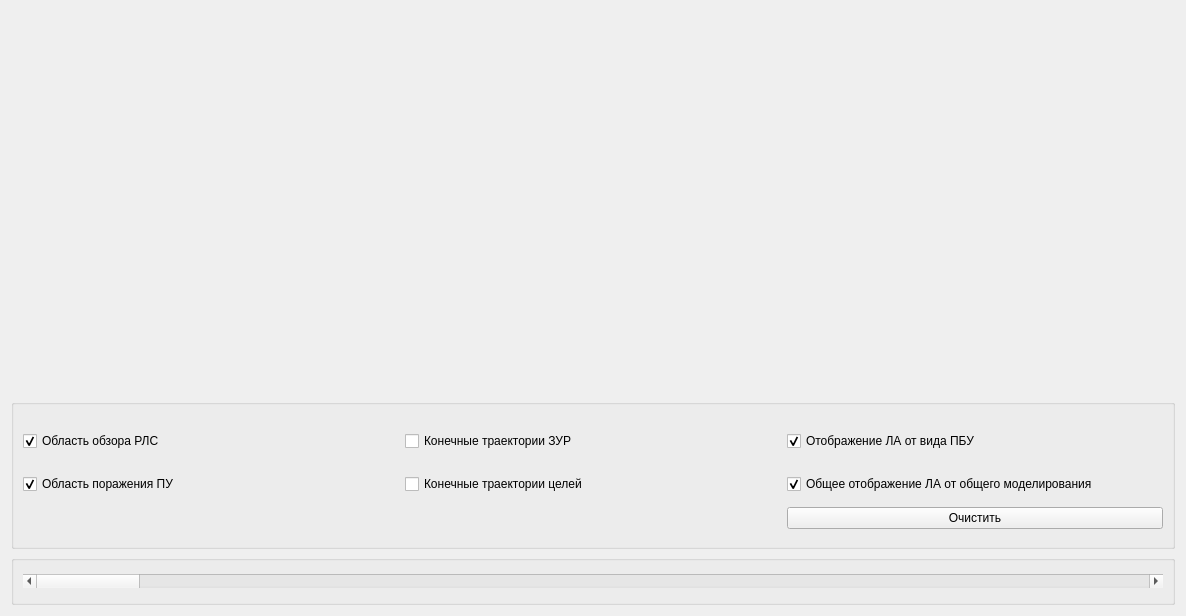
<?xml version="1.0" encoding="UTF-8"?>
<ui version="4.0">
 <class>modeling</class>
 <widget class="QWidget" name="modeling">
  <property name="geometry">
   <rect>
    <x>0</x>
    <y>0</y>
    <width>1186</width>
    <height>616</height>
   </rect>
  </property>
  <property name="windowTitle">
   <string>Form</string>
  </property>
  <layout class="QGridLayout" name="gridLayout">
   <item row="2" column="0" colspan="2">
    <widget class="QGroupBox" name="groupBox_4">
     <property name="maximumSize">
      <size>
       <width>16777215</width>
       <height>50</height>
      </size>
     </property>
     <property name="title">
      <string/>
     </property>
     <layout class="QGridLayout" name="gridLayout_2">
      <item row="0" column="0">
       <widget class="QScrollBar" name="sosiska">
        <property name="orientation">
         <enum>Qt::Horizontal</enum>
        </property>
       </widget>
      </item>
     </layout>
    </widget>
   </item>
   <item row="0" column="1">
    <widget class="QCustomPlot" name="customPlot_1" native="true"/>
   </item>
   <item row="0" column="0">
    <widget class="QCustomPlot" name="customPlot_2" native="true"/>
   </item>
   <item row="1" column="0" colspan="2">
    <widget class="QGroupBox" name="groupBox">
     <property name="minimumSize">
      <size>
       <width>0</width>
       <height>150</height>
      </size>
     </property>
     <property name="maximumSize">
      <size>
       <width>16777215</width>
       <height>150</height>
      </size>
     </property>
     <property name="title">
      <string/>
     </property>
     <layout class="QGridLayout" name="gridLayout_9">
      <item row="0" column="1">
       <spacer name="verticalSpacer_3">
        <property name="orientation">
         <enum>Qt::Vertical</enum>
        </property>
        <property name="sizeType">
         <enum>QSizePolicy::Maximum</enum>
        </property>
        <property name="sizeHint" stdset="0">
         <size>
          <width>20</width>
          <height>10</height>
         </size>
        </property>
       </spacer>
      </item>
      <item row="1" column="0">
       <widget class="QCheckBox" name="checkBox_range_rls">
        <property name="text">
         <string>Область обзора РЛС</string>
        </property>
        <property name="checked">
         <bool>true</bool>
        </property>
       </widget>
      </item>
      <item row="0" column="0">
       <spacer name="verticalSpacer">
        <property name="orientation">
         <enum>Qt::Vertical</enum>
        </property>
        <property name="sizeType">
         <enum>QSizePolicy::Maximum</enum>
        </property>
        <property name="sizeHint" stdset="0">
         <size>
          <width>20</width>
          <height>10</height>
         </size>
        </property>
       </spacer>
      </item>
      <item row="5" column="2">
       <widget class="QPushButton" name="pushButton">
        <property name="text">
         <string>Очистить</string>
        </property>
       </widget>
      </item>
      <item row="1" column="1">
       <widget class="QCheckBox" name="checkBox_view_t_zur">
        <property name="text">
         <string>Конечные траектории ЗУР</string>
        </property>
       </widget>
      </item>
      <item row="2" column="0">
       <spacer name="verticalSpacer_2">
        <property name="orientation">
         <enum>Qt::Vertical</enum>
        </property>
        <property name="sizeType">
         <enum>QSizePolicy::Maximum</enum>
        </property>
        <property name="sizeHint" stdset="0">
         <size>
          <width>20</width>
          <height>10</height>
         </size>
        </property>
       </spacer>
      </item>
      <item row="3" column="0">
       <widget class="QCheckBox" name="checkBox_range_pu">
        <property name="text">
         <string>Область поражения ПУ</string>
        </property>
        <property name="checked">
         <bool>true</bool>
        </property>
       </widget>
      </item>
      <item row="3" column="2">
       <widget class="QCheckBox" name="checkBox_view_all">
        <property name="text">
         <string>Общее отображение ЛА от общего моделирования</string>
        </property>
        <property name="checked">
         <bool>true</bool>
        </property>
       </widget>
      </item>
      <item row="1" column="2">
       <widget class="QCheckBox" name="checkBox_view_pbu">
        <property name="text">
         <string>Отображение ЛА от вида ПБУ</string>
        </property>
        <property name="checked">
         <bool>true</bool>
        </property>
       </widget>
      </item>
      <item row="2" column="2">
       <spacer name="verticalSpacer_4">
        <property name="orientation">
         <enum>Qt::Vertical</enum>
        </property>
        <property name="sizeType">
         <enum>QSizePolicy::Maximum</enum>
        </property>
        <property name="sizeHint" stdset="0">
         <size>
          <width>20</width>
          <height>10</height>
         </size>
        </property>
       </spacer>
      </item>
      <item row="3" column="1">
       <widget class="QCheckBox" name="checkBox_view_t_la">
        <property name="text">
         <string>Конечные траектории целей</string>
        </property>
       </widget>
      </item>
      <item row="2" column="1">
       <spacer name="verticalSpacer_5">
        <property name="orientation">
         <enum>Qt::Vertical</enum>
        </property>
        <property name="sizeType">
         <enum>QSizePolicy::Maximum</enum>
        </property>
        <property name="sizeHint" stdset="0">
         <size>
          <width>20</width>
          <height>10</height>
         </size>
        </property>
       </spacer>
      </item>
      <item row="0" column="2">
       <spacer name="verticalSpacer_6">
        <property name="orientation">
         <enum>Qt::Vertical</enum>
        </property>
        <property name="sizeType">
         <enum>QSizePolicy::Maximum</enum>
        </property>
        <property name="sizeHint" stdset="0">
         <size>
          <width>20</width>
          <height>10</height>
         </size>
        </property>
       </spacer>
      </item>
     </layout>
    </widget>
   </item>
  </layout>
 </widget>
 <customwidgets>
  <customwidget>
   <class>QCustomPlot</class>
   <extends>QWidget</extends>
   <header location="global">qcustomplot.h</header>
   <container>1</container>
  </customwidget>
 </customwidgets>
 <resources/>
 <connections/>
</ui>
